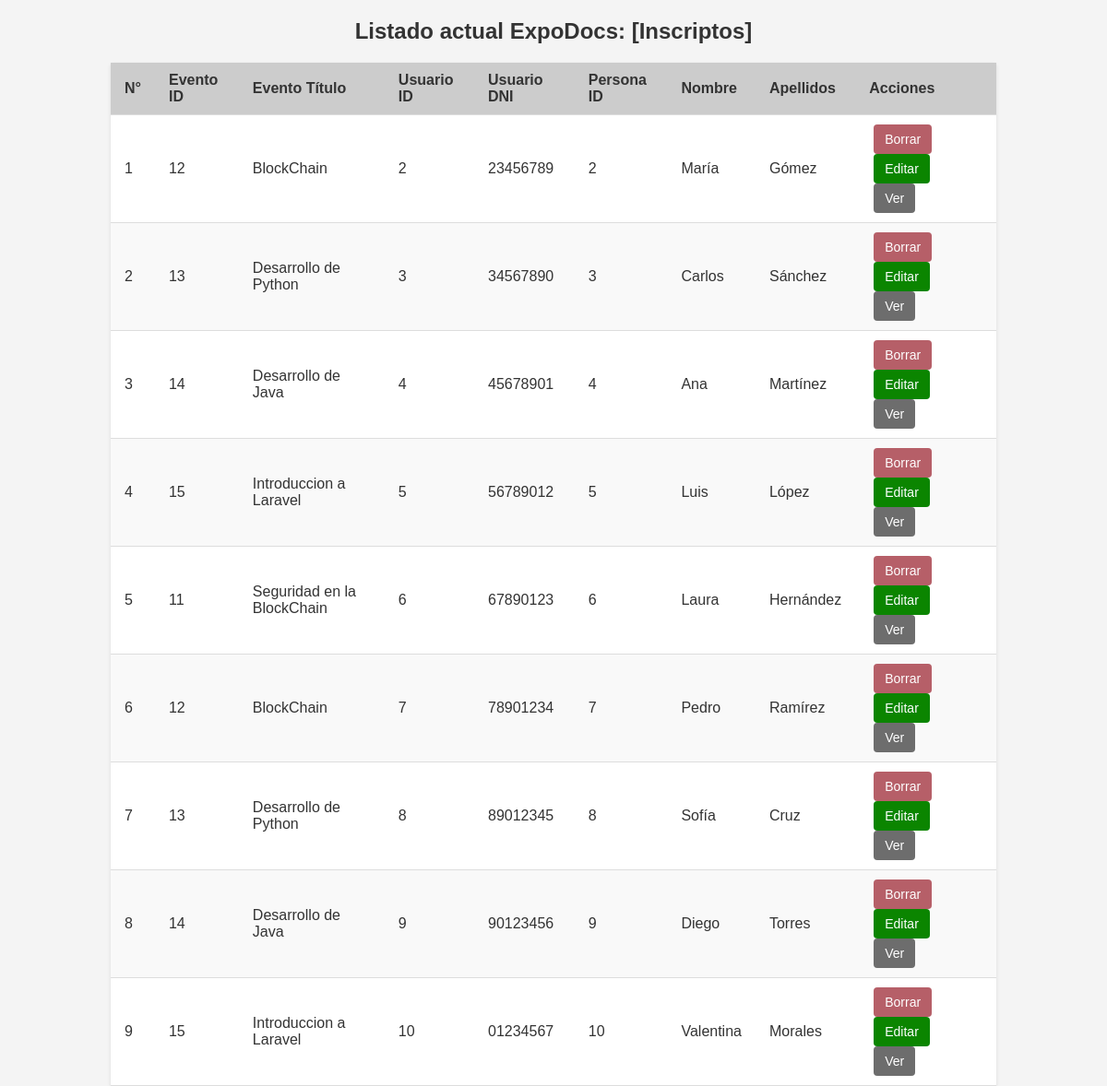
Screenshot of /sistema/ListInscriptos.php with the database file from the repository.
### tables this page shows
CREATE TABLE `inscriptos` (
  `id` int(11) NOT NULL,
  `evento_id` int(11) NOT NULL,
  `usuario_id` int(11) NOT NULL,
  `fecha_carga` date NOT NULL
);

CREATE TABLE `evento` (
  `id` int(11) NOT NULL,
  `titulo` varchar(255) DEFAULT NULL,
  `descripcion` varchar(255) DEFAULT NULL,
  `fecha` date DEFAULT NULL,
  `hora` time DEFAULT NULL,
  `duracion` int(11) DEFAULT NULL,
  `idioma` varchar(255) DEFAULT NULL,
  `disertante_id` int(11) NOT NULL
);

CREATE TABLE `usuario` (
  `id` int(11) NOT NULL,
  `dni` varchar(8) NOT NULL,
  `direccion` varchar(100) NOT NULL,
  `password` varchar(45) NOT NULL,
  `persona_id` int(11) DEFAULT NULL
);

CREATE TABLE `persona` (
  `id` int(11) NOT NULL,
  `nombre` varchar(255) NOT NULL,
  `apellidos` varchar(255) NOT NULL,
  `telefono` varchar(255) NOT NULL,
  `email` varchar(255) NOT NULL
);

### modelo/Bd.php (called while the page is built, shortened)
<?php
class Db {
	public function __construct($host='localhost',$db_name='gestion',$db_user='root',$db_pass='') {
		$this->host = $host;
		$this->db = $db_name;
		$this->user = $db_user;
		$this->pass = $db_pass;
		try {
           $this->conection = new PDO('mysql:host='.$this->host.'; dbname='.$this->db, $this->user, $this->pass);
        } catch (PDOException $e) {
            echo $e->getCode()." ; ".$e->getMessage();
            exit();
        }
	}
}

### modelo/Inscriptos.php (called while the page is built, shortened)
<?php
require_once 'Bd.php';
class Inscriptos extends Evento {
    protected $conection;
    function getConection() {
        $db = new Db();
        $this->conection = $db->conection;
    }
    public function getEventosAndUsuarios() {
        $sql = "SELECT
        ins.usuario_id,
        ins.evento_id,
        e.id, -- evento id
        e.titulo,
        u.id, -- usuario id
        u.dni,
        p.id, -- persona id
        p.nombre,
        p.apellidos
        FROM inscriptos as ins
        JOIN usuario as u ON ins.usuario_id = u.id
        JOIN persona as p ON u.id = p.id
        JOIN evento as e on ins.evento_id = e.id;
        " ;
        $stmt = $this->conection->prepare($sql);
        $stmt->execute();
        return $stmt->fetchAll(PDO::FETCH_ASSOC);
    }
}
?>

### sistema/ListInscriptos.php (the view, shortened to what this page needs)
<?php
    require_once 'Bd.php';
    require 'Inscriptos.php';
    $u = new Inscriptos();
    $lista = $u->getEventosAndUsuarios();
    $numeral = 1;
?>
<!DOCTYPE html>
<html lang="en">
<head>
    <link rel="stylesheet" href="../public/css/list.css">
</head>
<body>
    <h2 class="titulo">Listado actual ExpoDocs: [Inscriptos]</h2>
    <table class="tabla" id="tabla">
        <thead>
            <tr>
                <th name="numeral" id="numeral">N°</th>
                <th>Evento ID <i class="ri-links-line"></i></th>
                <th>Evento Título <i class="ri-account-box-line"></i></th>
                <th>Usuario ID <i class="ri-phone-line"></i></th>
                <th>Usuario DNI <i class="ri-links-line"></i></th>
                <th>Persona ID <i class="ri-links-line"></i></th>
                <th>Nombre <i class="ri-links-line"></i></th>
                <th>Apellidos <i class="ri-links-line"></i></th>
                <th>Acciones <i class="ri-links-line"></i></th>
            </tr>
        </thead>
        <tbody>
            <?php
            if (empty($lista)) {
            ?>
                <tr>
                    <td colspan="9">NO EXISTEN DATOS</td>
                </tr>
            <?php
            } else {
                foreach ($lista as $datos) {
            ?>
                <tr class="user-row">
                    <td><?=$numeral++;?></td>
                    <td><?=$datos['evento_id'];?></td>
                    <td><?=$datos['titulo'];?></td>
                    <td><?=$datos['usuario_id'];?></td>
                    <td><?=$datos['dni'];?></td>
                    <td><?=$datos['id'];?></td>
                    <td><?=$datos['nombre'];?></td>
                    <td><?=$datos['apellidos'];?></td>
                    <td class="botones">
                        <button class="delete">Borrar</button>
                        <button class="edit">Editar</button>
                        <button class="view">Ver</button>
                    </td>
                </tr>
            <?php
                }
            }
            ?>
        </tbody>
    </table>
</body>
</html>

### public/css/list.css (style rules this page uses)
body { font-family: Arial, sans-serif; background-color: #f4f4f4; color: #333; margin: 0; padding: 0; }
.titulo { text-align: center; color: #333; margin: 20px 0; font-size: 24px; font-weight: bold; }
.tabla { width: 80%; margin: 0 auto; border-collapse: collapse; background-color: #fff; box-shadow: 0 2px 4px rgba(0, 0, 0, 0.1); }
.tabla thead { background-color: #ccc; color: #333; text-align: left; }
.tabla th, .tabla td { padding: 10px 15px; border-bottom: 1px solid #ddd; }
.tabla tr:nth-child(even) { background-color: #f9f9f9; }
.botones { text-align: left; }
.botones button { background-color: #007bff; color: #fff; border: none; border-radius: 4px; padding: 8px 12px; margin: 0 5px; cursor: pointer; font-size: 14px; transition: background-color 0.3s, border-color 0.3s; }
.botones button.delete { background-color: #b65f68; }
.botones button.edit { background-color: #0b8500; }
.botones button.view { background-color: #6d6d6d; }

### rows the page displays
inscriptos: evento "12", evento.titulo "BlockChain", usuario "2", usuario.dni "23456789", persona.id "2", persona.nombre "María", persona.apellidos "Gómez"
inscriptos: evento "13", evento.titulo "Desarrollo de Python", usuario "3", usuario.dni "34567890", persona.id "3", persona.nombre "Carlos", persona.apellidos "Sánchez"
inscriptos: evento "14", evento.titulo "Desarrollo de Java", usuario "4", usuario.dni "45678901", persona.id "4", persona.nombre "Ana", persona.apellidos "Martínez"
inscriptos: evento "15", evento.titulo "Introduccion a Laravel", usuario "5", usuario.dni "56789012", persona.id "5", persona.nombre "Luis", persona.apellidos "López"
inscriptos: evento "11", evento.titulo "Seguridad en la BlockChain", usuario "6", usuario.dni "67890123", persona.id "6", persona.nombre "Laura", persona.apellidos "Hernández"
inscriptos: evento "12", evento.titulo "BlockChain", usuario "7", usuario.dni "78901234", persona.id "7", persona.nombre "Pedro", persona.apellidos "Ramírez"
inscriptos: evento "13", evento.titulo "Desarrollo de Python", usuario "8", usuario.dni "89012345", persona.id "8", persona.nombre "Sofía", persona.apellidos "Cruz"
inscriptos: evento "14", evento.titulo "Desarrollo de Java", usuario "9", usuario.dni "90123456", persona.id "9", persona.nombre "Diego", persona.apellidos "Torres"
inscriptos: evento "15", evento.titulo "Introduccion a Laravel", usuario "10", usuario.dni "01234567", persona.id "10", persona.nombre "Valentina", persona.apellidos "Morales"
